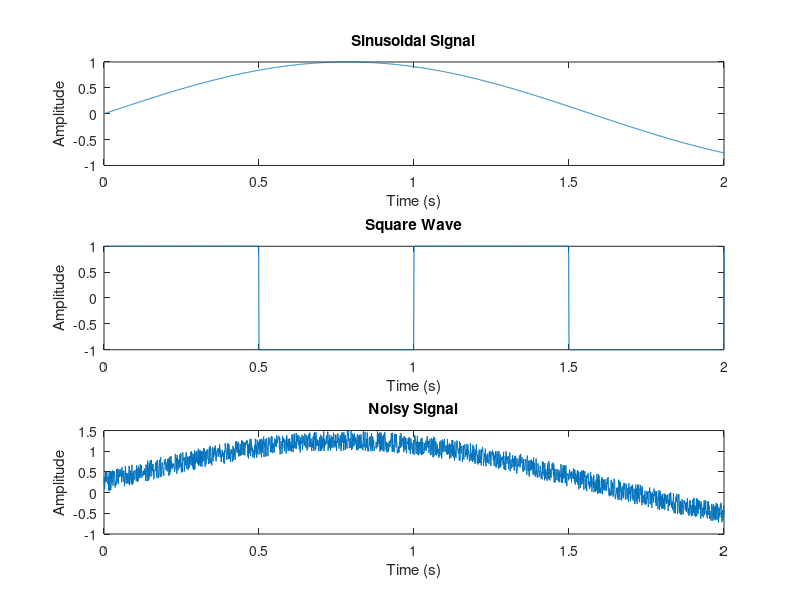

The MATLAB script that drew this image:
% Generate a time vector
time_vector = (0:0.001:2);

% Generate a wave signal
frequency = 2;
amplitude = 1;
signal_sin = amplitude * sin(frequency*time_vector);

% Generate a square wave signal
amplitude = 1; % Amplitude
frequency = 1; % Frequency (Hz)
duration = 3; % Duration (seconds)

square_wave = amplitude * square(2*pi*frequency*time_vector); % Calculate the value of a square wave at the specified frequency: 2*pi*frequency*t

% Generate a noisy signal
noise_amplitude = 0.5;
noise = noise_amplitude*rand(size(time_vector));
signal_noise = signal_sin + noise;

% Plot sine wave
subplot(3,1,1)
plot(time_vector, signal_sin);
title('Sinusoidal Signal');
xlabel('Time (s)');
ylabel('Amplitude');

% Plot square wave with higher resolution
subplot(3,1,2)
plot(time_vector, square_wave);
xlabel('Time (s)');
ylabel('Amplitude');
title('Square Wave');


% Plot noisy signal
subplot(3,1,3)
plot(time_vector, signal_noise);
title('Noisy Signal');
xlabel('Time (s)');
ylabel('Amplitude');
